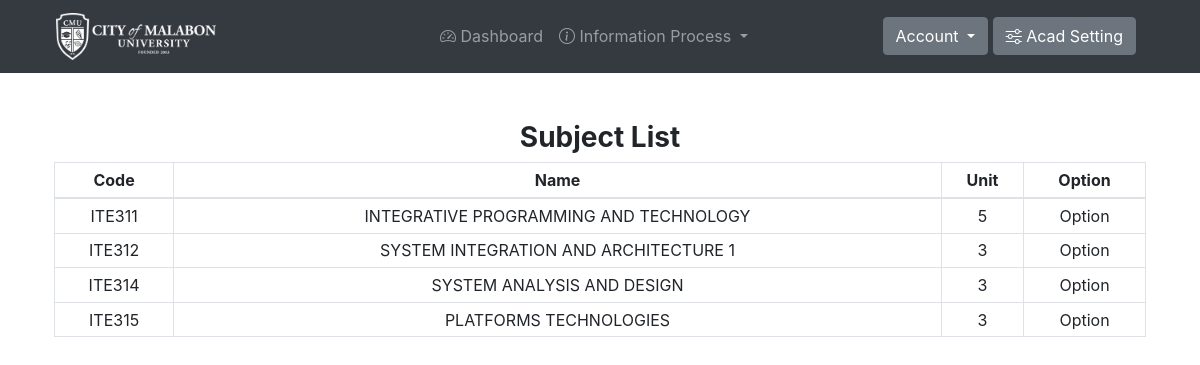
The page /admin/subjectlist.php (signed in) on the database its author committed.
### tables this page shows
CREATE TABLE `tblsubinfo` (
  `SubID` int(11) NOT NULL,
  `SubCode` varchar(255) NOT NULL,
  `SubName` varchar(255) NOT NULL,
  `SubUnit` int(11) NOT NULL,
  `SubSec` varchar(255) NOT NULL,
  `SubSem` varchar(255) NOT NULL,
  `SubAY` varchar(255) NOT NULL,
  `ProfID` int(11) NOT NULL
);

### admin/subjectlist.php (the view, shortened to what this page needs)
<?php
include_once "navbar.php"
?>
<!DOCTYPE html>
<html>
<head>
</head>
<body><div class="container p-4 mt-4">
	<div class="row">
		<div class="col-12">
			<h3 class="text-center text-bold"><b>Subject List</b></h3>
		</div>
	</div>
	<table class="table table-sm table-hover table-bordered text-center">
		<thead>
			<tr>
					<th>Code</th>
					<th>Name</th>
					<th>Unit</th>
					<th>Option</th>
				</tr>
		</thead>
		<tbody>
				<?php
				$subjects = mysqli_query($db, "SELECT DISTINCT * FROM tblsubinfo");
					 while($sub = mysqli_fetch_assoc($subjects)){
				?>
			<tr>
					<td><?php echo $sub['SubCode'] ;?></td>
					<td><?php echo $sub['SubName'] ;?></td>
					<td><?php echo $sub['SubUnit'] ;?></td>
					<td>Option</td>
			</tr>
					<?php } ?>
		</tbody>
	</table>
</body>
</html>

### rows shown on the page
tblsubinfo: SubCode "ITE311", SubName "INTEGRATIVE PROGRAMMING AND TECHNOLOGY", SubUnit "5"
tblsubinfo: SubCode "ITE312", SubName "SYSTEM INTEGRATION AND ARCHITECTURE 1", SubUnit "3"
tblsubinfo: SubCode "ITE314", SubName "SYSTEM ANALYSIS AND DESIGN", SubUnit "3"
tblsubinfo: SubCode "ITE315", SubName "PLATFORMS TECHNOLOGIES", SubUnit "3"
